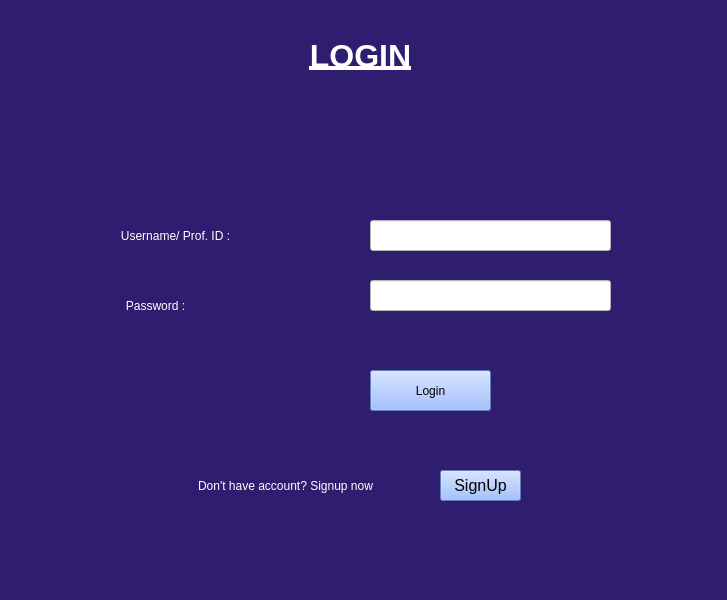
<?xml version="1.0" encoding="UTF-8"?>
<ui version="4.0">
 <class>MainWindow</class>
 <widget class="QMainWindow" name="MainWindow">
  <property name="geometry">
   <rect>
    <x>0</x>
    <y>0</y>
    <width>727</width>
    <height>600</height>
   </rect>
  </property>
  <property name="windowTitle">
   <string>MainWindow</string>
  </property>
  <property name="styleSheet">
   <string notr="true">background-color: rgb(47, 30, 111);</string>
  </property>
  <widget class="QWidget" name="centralwidget">
   <property name="enabled">
    <bool>true</bool>
   </property>
   <widget class="QLabel" name="label">
    <property name="geometry">
     <rect>
      <x>250</x>
      <y>20</y>
      <width>221</width>
      <height>71</height>
     </rect>
    </property>
    <property name="font">
     <font>
      <family>Segoe UI</family>
      <pointsize>24</pointsize>
      <italic>false</italic>
      <bold>true</bold>
      <underline>true</underline>
     </font>
    </property>
    <property name="styleSheet">
     <string notr="true">color: rgb(255, 255, 255);

font: 20pt &quot;Segoe UI&quot;;
font: 700 24pt &quot;Segoe UI&quot;;</string>
    </property>
    <property name="text">
     <string>LOGIN</string>
    </property>
    <property name="scaledContents">
     <bool>false</bool>
    </property>
    <property name="alignment">
     <set>Qt::AlignCenter</set>
    </property>
    <property name="buddy">
     <cstring></cstring>
    </property>
   </widget>
   <widget class="QLabel" name="label_2">
    <property name="geometry">
     <rect>
      <x>30</x>
      <y>220</y>
      <width>291</width>
      <height>31</height>
     </rect>
    </property>
    <property name="styleSheet">
     <string notr="true">color: rgb(255, 255, 255);
font: 12pt &quot;Segoe UI&quot;;
font: 24pt &quot;Segoe UI&quot;;</string>
    </property>
    <property name="text">
     <string>Username/ Prof. ID :</string>
    </property>
    <property name="alignment">
     <set>Qt::AlignCenter</set>
    </property>
   </widget>
   <widget class="QLabel" name="label_3">
    <property name="geometry">
     <rect>
      <x>80</x>
      <y>290</y>
      <width>151</width>
      <height>31</height>
     </rect>
    </property>
    <property name="styleSheet">
     <string notr="true">color: rgb(255, 255, 255);
font: 24pt &quot;Segoe UI&quot;;</string>
    </property>
    <property name="text">
     <string>Password :</string>
    </property>
    <property name="alignment">
     <set>Qt::AlignCenter</set>
    </property>
   </widget>
   <widget class="QLineEdit" name="lineEdit">
    <property name="geometry">
     <rect>
      <x>370</x>
      <y>220</y>
      <width>241</width>
      <height>31</height>
     </rect>
    </property>
    <property name="styleSheet">
     <string notr="true">background-color: rgb(255, 255, 255);
font: 16pt &quot;Segoe UI&quot;;</string>
    </property>
   </widget>
   <widget class="QLineEdit" name="lineEdit_2">
    <property name="geometry">
     <rect>
      <x>370</x>
      <y>280</y>
      <width>241</width>
      <height>31</height>
     </rect>
    </property>
    <property name="styleSheet">
     <string notr="true">background-color: rgb(255, 255, 255);
font: 16pt &quot;Segoe UI&quot;;</string>
    </property>
   </widget>
   <widget class="QPushButton" name="pushButton">
    <property name="enabled">
     <bool>true</bool>
    </property>
    <property name="geometry">
     <rect>
      <x>370</x>
      <y>370</y>
      <width>121</width>
      <height>41</height>
     </rect>
    </property>
    <property name="styleSheet">
     <string notr="true">background-color: rgb(255, 255, 255);
background-color: rgb(137, 174, 255);
font: 16pt &quot;Segoe UI&quot;;</string>
    </property>
    <property name="text">
     <string>Login</string>
    </property>
   </widget>
   <widget class="QLabel" name="label_4">
    <property name="geometry">
     <rect>
      <x>140</x>
      <y>470</y>
      <width>291</width>
      <height>31</height>
     </rect>
    </property>
    <property name="styleSheet">
     <string notr="true">color: rgb(255, 255, 255);
font: 12pt &quot;Segoe UI&quot;;</string>
    </property>
    <property name="text">
     <string>Don't have account? Signup now</string>
    </property>
    <property name="alignment">
     <set>Qt::AlignCenter</set>
    </property>
   </widget>
   <widget class="QPushButton" name="pushButton_2">
    <property name="geometry">
     <rect>
      <x>440</x>
      <y>470</y>
      <width>81</width>
      <height>31</height>
     </rect>
    </property>
    <property name="font">
     <font>
      <family>Segoe UI</family>
      <pointsize>12</pointsize>
      <italic>false</italic>
      <bold>false</bold>
     </font>
    </property>
    <property name="cursor">
     <cursorShape>ArrowCursor</cursorShape>
    </property>
    <property name="styleSheet">
     <string notr="true">font: 12pt &quot;Segoe UI&quot;;
color: rgb(0, 0, 0);
background-color: rgb(137, 174, 255);
</string>
    </property>
    <property name="text">
     <string>SignUp</string>
    </property>
   </widget>
  </widget>
  <widget class="QMenuBar" name="menubar">
   <property name="geometry">
    <rect>
     <x>0</x>
     <y>0</y>
     <width>727</width>
     <height>22</height>
    </rect>
   </property>
  </widget>
  <widget class="QStatusBar" name="statusbar"/>
 </widget>
 <resources/>
 <connections/>
</ui>
